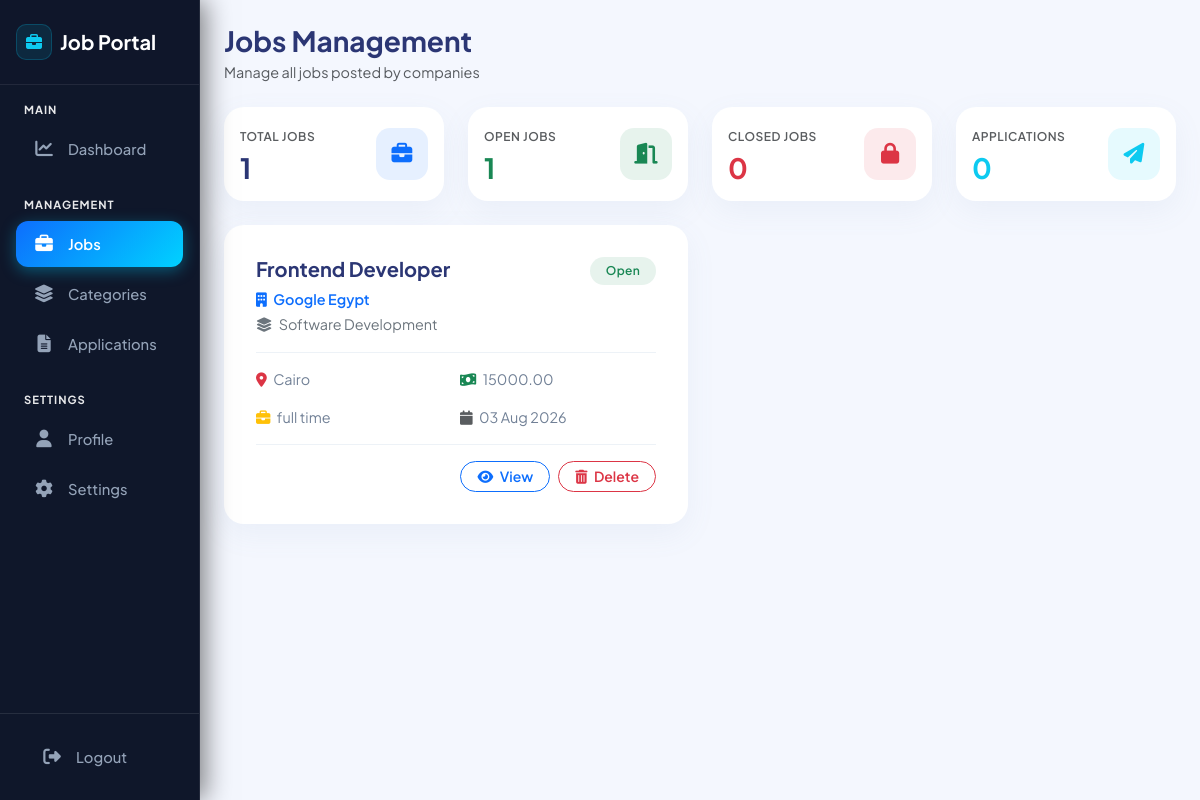
Page /admin/jobs.php on the earlier database version.
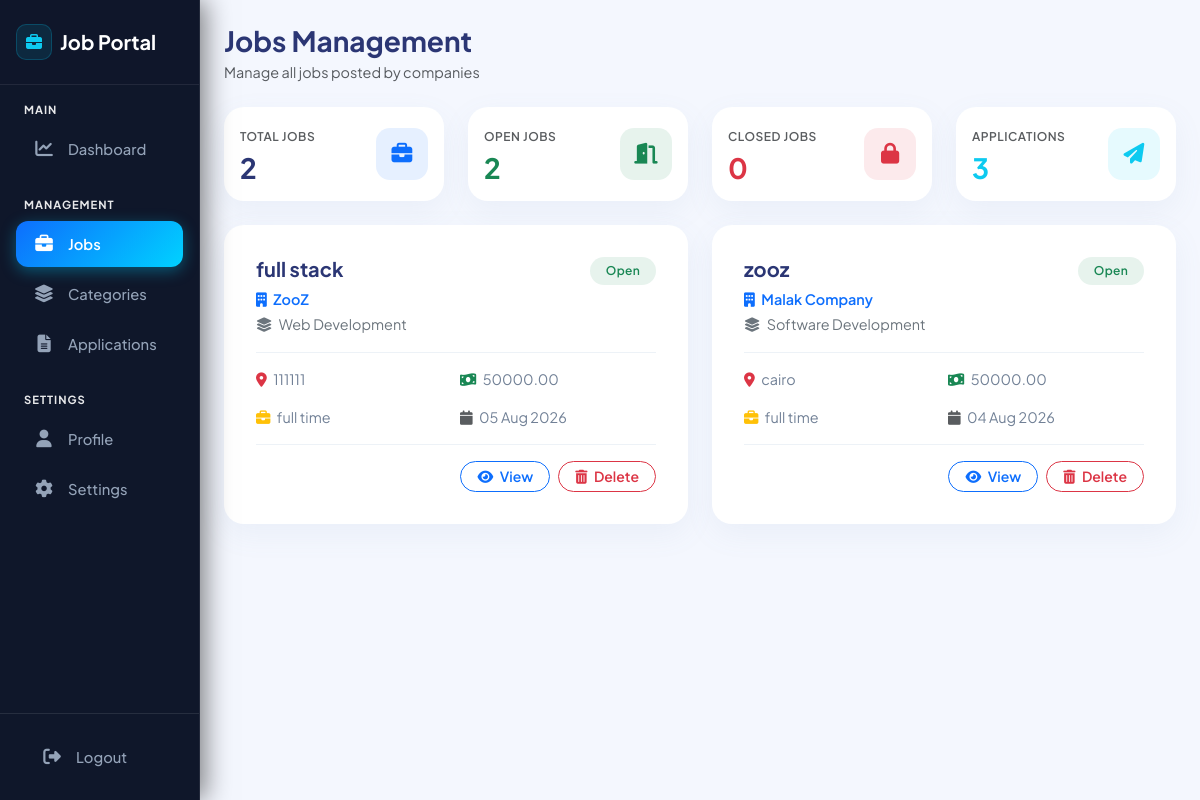
Same page on the later database version.
### tables this page shows
CREATE TABLE `jobs` (
  `id` int(11) NOT NULL,
  `company_id` int(11) NOT NULL,
  `category_id` int(11) NOT NULL,
  `title` varchar(150) NOT NULL,
  `description` text NOT NULL,
  `requirements` text DEFAULT NULL,
  `salary` decimal(10,2) DEFAULT NULL,
  `location` varchar(100) NOT NULL,
  `email` varchar(255) NOT NULL,
  `job_type` enum('full time','part time','remote,internship') NOT NULL,
  `experience` varchar(50) DEFAULT NULL,
  `deadline` date DEFAULT NULL,
  `status` enum('open','closed') NOT NULL DEFAULT 'open',
  `created_at` timestamp NOT NULL DEFAULT current_timestamp()
);

CREATE TABLE `companies` (
  `id` int(11) NOT NULL,
  `user_id` int(11) NOT NULL,
  `company_name` varchar(100) NOT NULL,
  `description` text DEFAULT NULL,
  `website` varchar(255) DEFAULT NULL,
  `location` varchar(100) DEFAULT NULL,
  `logo` varchar(255) DEFAULT NULL,
  `created_at` timestamp NOT NULL DEFAULT current_timestamp()
);

CREATE TABLE `categories` (
  `id` int(11) NOT NULL,
  `category_name` varchar(100) NOT NULL,
  `created_at` timestamp NOT NULL DEFAULT current_timestamp()
);

### admin/jobs.php (the view, shortened to what the changed rows need)
<?php
include "../includes/db.php";
$total_jobs = mysqli_fetch_assoc(mysqli_query($conn, "SELECT COUNT(*) AS total FROM jobs")) ?? ['total' => 0];
$open_jobs = mysqli_fetch_assoc(mysqli_query($conn, "SELECT COUNT(*) AS total FROM jobs WHERE status='open'")) ?? ['total' => 0];
$total_applications = mysqli_fetch_assoc(mysqli_query($conn, "SELECT COUNT(*) AS total FROM application")) ?? ['total' => 0];
$query = "
SELECT jobs.*,
companies.company_name,
categories.category_name
FROM jobs
LEFT JOIN companies
ON jobs.company_id = companies.id
LEFT JOIN categories
ON jobs.category_id = categories.id
ORDER BY jobs.id DESC
";
$result = mysqli_query($conn, $query);
?>
<!DOCTYPE html>
<html lang="en">
<head>
    <link href="https://cdn.jsdelivr.net/npm/bootstrap@5.3.0/dist/css/bootstrap.min.css" rel="stylesheet">
    <link rel="stylesheet" href="https://cdnjs.cloudflare.com/ajax/libs/font-awesome/6.4.0/css/all.min.css">
    <link rel="stylesheet" href="../assets/css/users.css?v=<?php echo time(); ?>">
</head>
<body>
<div class="container-fluid p-0">
    <div class="row g-0">
        <div class="col-md-10 p-4">
            <div class="row g-4 mb-4">
                <div class="col-md-3">
                    <div class="card stat-card p-3">
                        <div class="d-flex justify-content-between align-items-center">
                            <div>
                                <span class="text-muted small fw-semibold text-uppercase" style="font-size: 0.75rem; letter-spacing: 0.5px;">Total Jobs</span>
                                <h3 class="fw-bold mt-1 mb-0" style="color: #2b3674;"><?= $total_jobs['total']; ?></h3>
                            </div>
                        </div>
                    </div>
                </div>
                <div class="col-md-3">
                    <div class="card stat-card p-3">
                        <div class="d-flex justify-content-between align-items-center">
                            <div>
                                <span class="text-muted small fw-semibold text-uppercase" style="font-size: 0.75rem; letter-spacing: 0.5px;">Open Jobs</span>
                                <h3 class="fw-bold mt-1 mb-0 text-success"><?= $open_jobs['total']; ?></h3>
                            </div>
                        </div>
                    </div>
                </div>
                <div class="col-md-3">
                    <div class="card stat-card p-3">
                        <div class="d-flex justify-content-between align-items-center">
                            <div>
                                <span class="text-muted small fw-semibold text-uppercase" style="font-size: 0.75rem; letter-spacing: 0.5px;">Applications</span>
                                <h3 class="fw-bold mt-1 mb-0 text-info"><?= $total_applications['total']; ?></h3>
                            </div>
                        </div>
                    </div>
                </div>
            </div>
            <div class="row g-4">
                <?php
                if ($result && mysqli_num_rows($result) > 0) {
                    while ($job = mysqli_fetch_assoc($result)) {
                ?>
                <div class="col-lg-6">
                    <div class="card job-card h-100 p-3">
                        <div class="card-body">
                            <div class="d-flex justify-content-between align-items-start mb-2">
                                <div>
                                    <h5 class="fw-bold mb-2" style="color: #2b3674;"><?= htmlspecialchars($job['title']); ?></h5>
                                    <p class="mb-1 fw-semibold text-primary">
                                        <i class="fas fa-building me-1"></i> <?= htmlspecialchars($job['company_name'] ?? 'N/A'); ?>
                                    </p>
                                    <p class="mb-0 text-secondary">
                                        <i class="fas fa-layer-group me-1"></i> <?= htmlspecialchars($job['category_name'] ?? 'N/A'); ?>
                                    </p>
                                </div>
                                <div>
                                    <?php if (strtolower($job['status']) == "open"): ?>
                                        <span class="badge bg-success bg-opacity-10 text-success px-3 py-2 rounded-pill">Open</span>
                                    <?php else: ?>
                                        <span class="badge bg-danger bg-opacity-10 text-danger px-3 py-2 rounded-pill">Closed</span>
                                    <?php endif; ?>
                                </div>
                            </div>
                            <hr>
                            <div class="row g-2">
                                <div class="col-6">
                                    <p class="mb-2">
                                        <i class="fas fa-map-marker-alt text-danger me-1"></i> <?= htmlspecialchars($job['location'] ?? 'N/A'); ?>
                                    </p>
                                </div>
                                <div class="col-6">
                                    <p class="mb-2">
                                        <i class="fas fa-money-bill-wave text-success me-1"></i> <?= htmlspecialchars($job['salary'] ?? 'N/A'); ?>
                                    </p>
                                </div>
                                <div class="col-6">
                                    <p class="mb-0">
                                        <i class="fas fa-briefcase text-warning me-1"></i> <?= htmlspecialchars($job['job_type'] ?? 'N/A'); ?>
                                    </p>
                                </div>
                                <div class="col-6">
                                    <p class="mb-0">
                                        <i class="fas fa-calendar text-muted me-1"></i> <?= date("d M Y", strtotime($job['created_at'])); ?>
                                    </p>
                                </div>
                            </div>
                            <hr>
                            <div class="d-flex justify-content-end gap-2">
                                <button type="button" class="btn btn-sm btn-outline-primary rounded-pill px-3 fw-semibold" data-bs-toggle="modal" data-bs-target="#jobModal<?= $job['id']; ?>">
                                    <i class="fas fa-eye me-1"></i> View
                                </button>
                                <a href="jobs.php?delete=<?= $job['id']; ?>" class="btn btn-sm btn-outline-danger rounded-pill px-3 fw-semibold" onclick="return confirm('Delete this Job?');">
                                    <i class="fas fa-trash-can me-1"></i> Delete
                                </a>
                            </div>
                        </div>
                    </div>
                </div>
                <?php
                    }
                } ?>
            </div>
        </div>
    </div>
</div>
</body>
</html>

Differences in the rows shown:
removed jobs: title "Frontend Developer", company.company_name "Google Egypt", category.category_name "Software Development", status "Open", location "Cairo", salary "15000.00", job_type "full time", created_at "03 Aug 2026"
added jobs: title "full stack", company.company_name "ZooZ", category.category_name "Web Development", status "Open", location "111111", salary "50000.00", job_type "full time", created_at "05 Aug 2026"
added jobs: title "zooz", company.company_name "Malak Company", category.category_name "Software Development", status "Open", location "cairo", salary "50000.00", job_type "full time", created_at "04 Aug 2026"
Other differences:
$total_jobs['total']: "1" → "2"
$open_jobs['total']: "1" → "2"
$total_applications['total']: "0" → "3"
